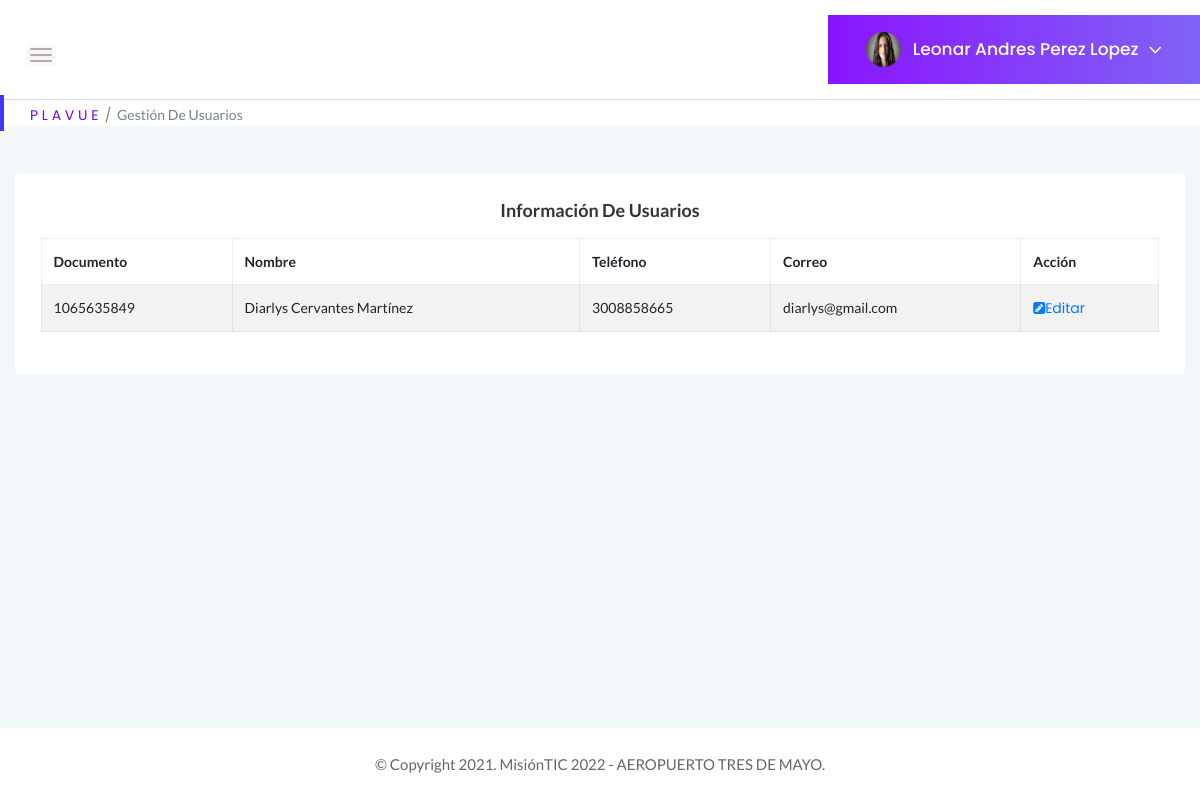
The page /GestionUsuarios (signed in) on the database as committed earlier.
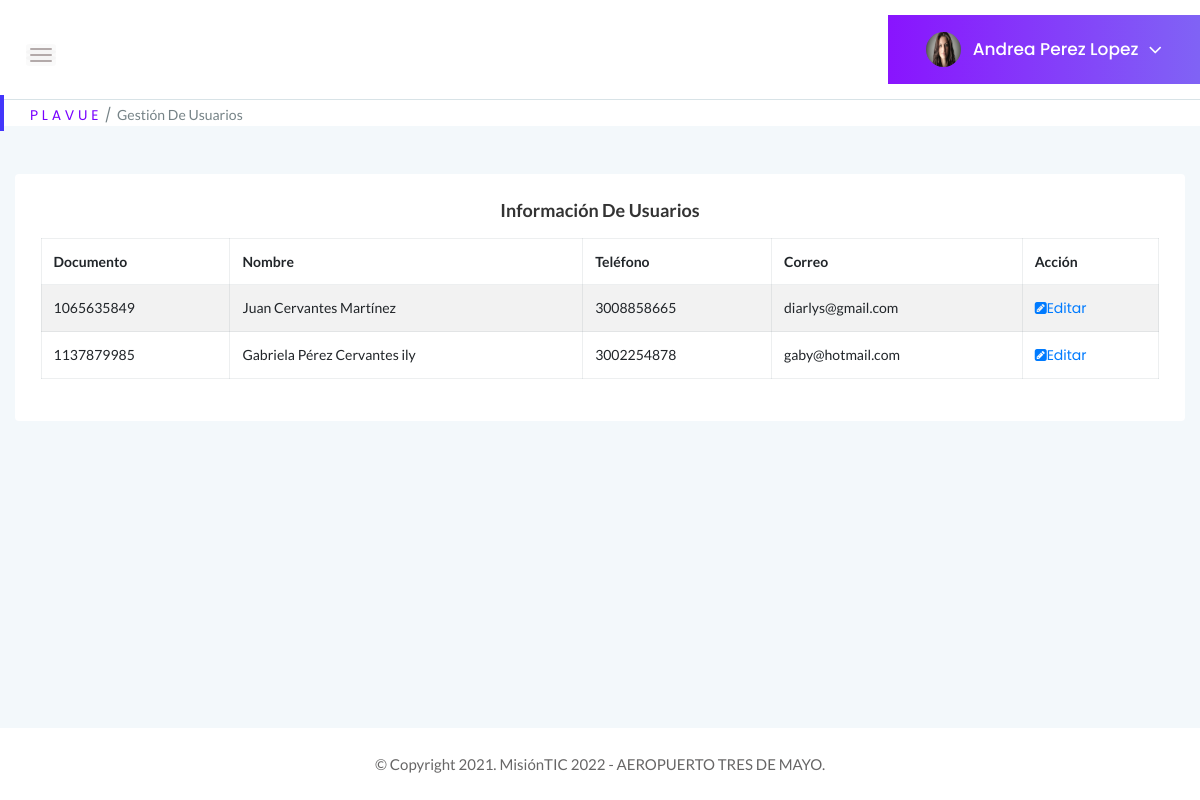
The same page on the database as committed later.
### tables this page shows
CREATE TABLE Usuarios (Documento BIGINT UNIQUE, tipoDocumento INTEGER REFERENCES tipo_documento (id_documento) ON DELETE RESTRICT ON UPDATE RESTRICT MATCH SIMPLE, contraseña VARCHAR NOT NULL, tipoPerfil INTEGER REFERENCES Perfil (Id_perfil) ON DELETE RESTRICT ON UPDATE RESTRICT, estadoUsuario INTEGER REFERENCES Estado (Id_estado) ON DELETE RESTRICT ON UPDATE RESTRICT, Nombre VARCHAR (100) NOT NULL, correo VARCHAR (100) UNIQUE PRIMARY KEY NOT NULL, fechaNacimiento DATE, sexo INTEGER REFERENCES Genero (Id_genero) ON DELETE RESTRICT ON UPDATE RESTRICT, Celular BIGINT, nacionalidad INTEGER REFERENCES Nacionalidad (Id_pais) ON DELETE RESTRICT ON UPDATE RESTRICT, nombreContacto VARCHAR (100), numeroContacto BIGINT);

### app.py (the view)
@app.route("/GestionUsuarios", methods=["GET"])
def Gestion_Usuarios():
    if "usuario" in session:
        if request.method == "GET":
            tipoPerfil = 3
            try:
                with sqlite3.connect("Plavue.db") as con:
                    con.row_factory = sqlite3.Row
                    cur = con.cursor()
                    cur.execute("SELECT * FROM Usuarios WHERE correo = ?", [session["usuario"]])
                    query = cur.fetchone()
                with sqlite3.connect("Plavue.db") as con1:
                    con1.row_factory = sqlite3.Row
                    cur1 = con1.cursor()
                    cur1.execute("SELECT * FROM Usuarios WHERE tipoPerfil =? ", [tipoPerfil])
                    query2 = cur1.fetchall()
                    if query2 is None:
                        return "Usuario no existe!"
                return render_template("GestionUsuarios.html", perfil = query, tabla = query2)
            except Error as er:
                print('SQLite error: %s' % (' '.join(er.args)))
                print('SQLite traceback: ')
        return render_template('GestionUsuarios.html')
    return render_template("Login.html")

### templates/GestionUsuarios.html (shortened to what the changed rows need)
<!doctype html>
<html class="no-js" lang="en">
<head>
        <link rel="stylesheet" href="{{ url_for('static', filename='css/bootstrap.min.css') }}">
        <link rel="stylesheet" href="{{ url_for('static', filename='css/font-awesome.min.css') }}">
        <link rel="stylesheet" href="{{ url_for('static', filename='css/themify-icons.css') }}">
        <link rel="stylesheet" href="{{ url_for('static', filename='css/metisMenu.css') }}">
        <link rel="stylesheet" href="{{ url_for('static', filename='css/owl.carousel.min.css') }}">
        <link rel="stylesheet" href="{{ url_for('static', filename='css/slicknav.min.css') }}">
        <link rel="stylesheet" href="https://www.amcharts.com/lib/3/plugins/export/export.css" type="text/css" media="all" />
        <link rel="stylesheet" type="text/css" href="{{ url_for('static', filename='css/tables/jquery.dataTables.css') }}">
        <link rel="stylesheet" type="text/css" href="{{ url_for('static', filename='css/tables/dataTables.bootstrap4.min.css') }}">
        <link rel="stylesheet" type="text/css" href="{{ url_for('static', filename='css/tables/responsive.bootstrap.min.css') }}">
        <link rel="stylesheet" type="text/css" href="{{ url_for('static', filename='css/tables/responsive.jqueryui.min.css') }}">
        <link rel="stylesheet" href="{{ url_for('static', filename='css/typography.css') }}">
        <link rel="stylesheet" href="{{ url_for('static', filename='css/default-css.css') }}">
        <link rel="stylesheet" href="{{ url_for('static', filename='css/styles.css') }}">
        <link rel="stylesheet" href="{{ url_for('static', filename='css/responsive.css') }}">
        <link rel="stylesheet" href="{{ url_for('static', filename='js/vendor/select2.css') }}">
</head>
<body>
    <div class="page-container">
        <div class="main-content">
            <div class="header-area">
                <div class="row align-items-center">
                    <div class="col-sm-6 clearfix">
                        <div class="user-profile pull-right">
                            <img class="avatar user-thumb" src="static/images/icon/admin.jpg" alt="avatar">
                            <h4 class="user-name dropdown-toggle" data-toggle="dropdown">{{perfil[5]}}<i class="fa fa-angle-down"></i></h4>
                        </div>
                    </div>
                </div>
            </div>
            <div class="body main-content-inner">
                <div class="row">
                    <div class="col-12 mt-5">
                        <div class="card">
                            <div class="card-body">
                                <section class="panel">
                                    <div class="panel-body">
                                        <table class="table table-bordered table-striped mb-none" id="datatable-gestionusuarios" data-swf-path="static/vendor/jquery-datatables/extras/TableTools/swf/copy_csv_xls_pdf.swf">
                                            <thead>
                                                <tr>
                                                    <th>Documento</th>
                                                    <th>Nombre</th>
                                                    <th>Teléfono</th>
                                                    <th>Correo</th>
                                                    <th>Acción</th>
                                                </tr>
                                            </thead>
                                            <tbody>
                                                {% for r in tabla %}
                                                <tr class="gradeX">
                                                    <td>{{ r ['Documento'] }}</td>
                                                    <td>{{ r ['Nombre'] }}</td>
                                                    <td>{{ r ['Celular']}}</td>
                                                    <td class="center">{{ r ['Correo' ]}}</td>
                                                    <td class="center"><div ><a href="../EditarUsuario/{{r ['Correo']}}"><i
                                                        class="fa fa-pencil-square"></i>Editar</a></div></td>
                                                </tr>
                                                {% endfor %}
                                            </tbody>
                                        </table>
                                    </div>
                            </div>
                        </div>
                    </div>
                </div>
            </div>
        </div>
    </div>
</body>
</html>

Rows that differ between the two databases and show on the page:
changed Usuarios: Nombre "Leonar Andres Perez Lopez" → "Andrea Perez Lopez"
changed Usuarios "diarlys@gmail.com": Nombre "Diarlys Cervantes Martínez" → "Juan Cervantes Martínez"
now on this page (row edited): Usuarios: Documento "1137879985", Nombre "Gabriela Pérez Cervantes ily", Celular "3002254878", correo "gaby@hotmail.com"
